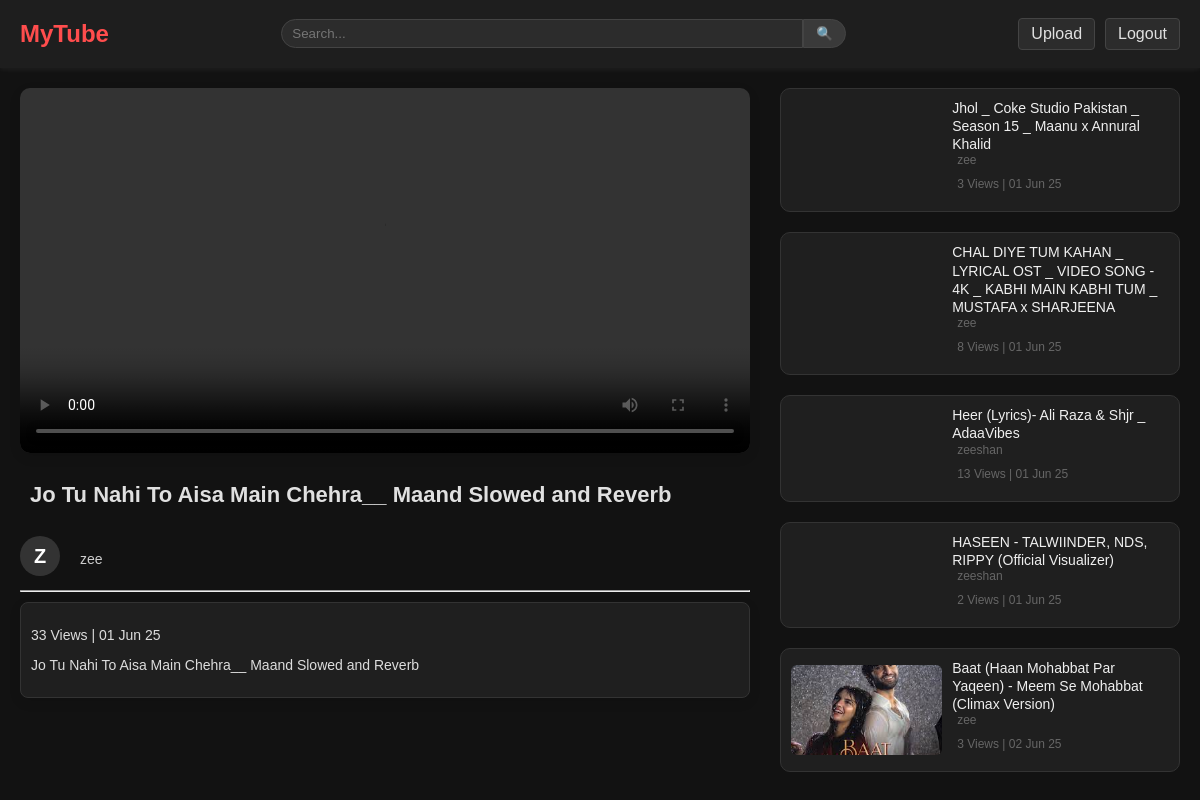
Page /play/1 (signed in) on the committed database.
### youtube_app/models.py (models this page shows, shortened)
class Upload(models.Model):
    title = models.CharField(max_length=200)
    desc = models.TextField(null=True, blank=True)
    video = models.FileField(upload_to='videos')
    thumbnail = models.ImageField(upload_to='thumbnail', null=True, blank=True)
    views = models.IntegerField(default=0)
    date = models.DateTimeField(auto_now_add=True)
    user = models.ForeignKey(User, on_delete=models.CASCADE)

### youtube_app/views.py (the view)
# urls.py: path('play/<int:id>', play, name='play'),
@login_required
def play(request, id):
    video = get_object_or_404(Upload, id=id)
    video.views+=1
    video.save()
    videos = Upload.objects.exclude(id=id)
    users = User.objects.all()
    return render(request, 'view.html', {'video':video, 'videos':videos, 'users':users})

### youtube_app/templates/view.html (shortened to what this page needs)
{% extends "base.html" %}
{% block content %}
<div class="page-grid">
  <div class="player-section">
    <video class="player-video" controls autoplay poster="{% if video.thumbnail %}{{ video.thumbnail.url }}{% endif %}">
      <source src="{{ video.video.url }}" type="video/mp4">
    </video>
    <h2 class="player-video-title">{{ video.title }}</h2>
    <div class="user">
      <div class="avatar-circle">
        {{ video.user.username|slice:":1"|upper }}
      </div>
      <p class="player-video-user">{{video.user.username}}</p>
    </div>
    <hr>
    <div class="player-video-desc">
      <p>{{video.views}} Views | {{video.date|date:'d M y'}}</p>
      <p>{{ video.desc }}</p>
    </div>
  </div>
  <div class="sidebar-section">
  {% for vid in videos %}
    {% if vid.id != video.id %}
    <a href="{% url 'play' vid.id %}">
      <div class="suggestion-card">
        <video class="suggestion-thumb" poster="{% if vid.thumbnail %}{{ vid.thumbnail.url }}{% endif %}" muted>
          <source src="{{ vid.video.url }}" type="video/mp4">
        </video>
        <div class="suggestion-content">
          <div class="suggestion-title">{{ vid.title }}</div>
          <div class="details">
            <p>{{vid.user.username}}</p>
            <p>{{vid.views}} Views | {{vid.date|date:'d M y'}}</p>
          </div>
        </div>
      </div>
    </a>
    {% endif %}
  {% endfor %}
</div>
{% endblock %}

### static/style.css (style rules this page uses)
body { margin: 0; font-family: Arial, sans-serif; }
body, html { margin: 0; padding: 0; max-width: 100vw; overflow-x: hidden; background-color: #121212; color: #e0e0e0; }
a { text-decoration: none; }
.details p { font-size: 12px; color: #666; padding: 0 5px 10px; margin: 0; }
.page-grid { display: grid; grid-template-columns: 4fr 1fr; gap: 30px; padding: 20px; max-width: 1200px; margin: auto; justify-content: space-around; }
.player-section { flex: 2; }
.player-video { width: 100%; border-radius: 10px; box-shadow: 0 4px 12px rgba(0, 0, 0, 0.1); }
.player-video-title { font-size: 22px; font-weight: 600; margin-top: 15px; padding: 10px; }
.player-video-user { font-size: 14px; color: #555; margin: 5px 0; padding: 10px; }
.player-video-desc { box-shadow: 0 4px 12px rgba(0, 0, 0, 0.1); background-color: #1f1f1f; color: #ddd; border: 1px solid #333; padding: 10px; border-radius: 8px; margin-top: 10px; margin-bottom: 10px; font-size: 14px; }
.suggestion-card { max-width: 100%; width: 400px; display: flex; flex-direction: row; align-items: center; border-radius: 10px; overflow: hidden; gap: 10px; padding: 10px; transition: box-shadow 0.2s ease; box-sizing: border-box; background-color: #1f1f1f; color: #ddd; border: 1px solid #333; }
.suggestion-thumb { width: 40%; height: auto; max-height: 90px; object-fit: cover; border-radius: 6px; flex-shrink: 0; }
.suggestion-title { font-size: 14px; font-weight: 500; color: #f0f0f0; line-height: 1.3; }
.suggestion-content { display: flex; flex-direction: column; justify-content: center; }
.sidebar-section { display: flex; flex-direction: column; gap: 20px; }
.avatar-circle { width: 40px; height: 40px; background-color: #333; color: white; font-weight: bold; font-size: 20px; text-align: center; line-height: 40px; border-radius: 50%; margin-right: 10px; }
.user { display: flex; }
.user p { font-size: 14px; color: #ccc; }
img, video { max-width: 100%; height: auto; }

### rows in the picture
Upload: title "Jo Tu Nahi To Aisa Main Chehra__ Maand Slowed and Reverb", user.username "Z", user.username "zee", views "33", date "01 Jun 25", desc "Jo Tu Nahi To Aisa Main Chehra__ Maand Slowed and Reverb"
Upload: title "Jhol _ Coke Studio Pakistan _ Season 15 _ Maanu x Annural Khalid", user.username "zee", views "3", date "01 Jun 25"
Upload: title "CHAL DIYE TUM KAHAN _ LYRICAL OST _ VIDEO SONG - 4K _ KABHI MAIN KABHI TUM _ MUSTAFA x SHARJEENA", user.username "zee", views "8", date "01 Jun 25"
Upload: title "Heer (Lyrics)- Ali Raza & Shjr _ AdaaVibes", user.username "zeeshan", views "13", date "01 Jun 25"
Upload: title "HASEEN - TALWIINDER, NDS, RIPPY (Official Visualizer)", user.username "zeeshan", views "2", date "01 Jun 25"
Upload: title "Baat (Haan Mohabbat Par Yaqeen) - Meem Se Mohabbat (Climax Version)", user.username "zee", views "3", date "02 Jun 25"
